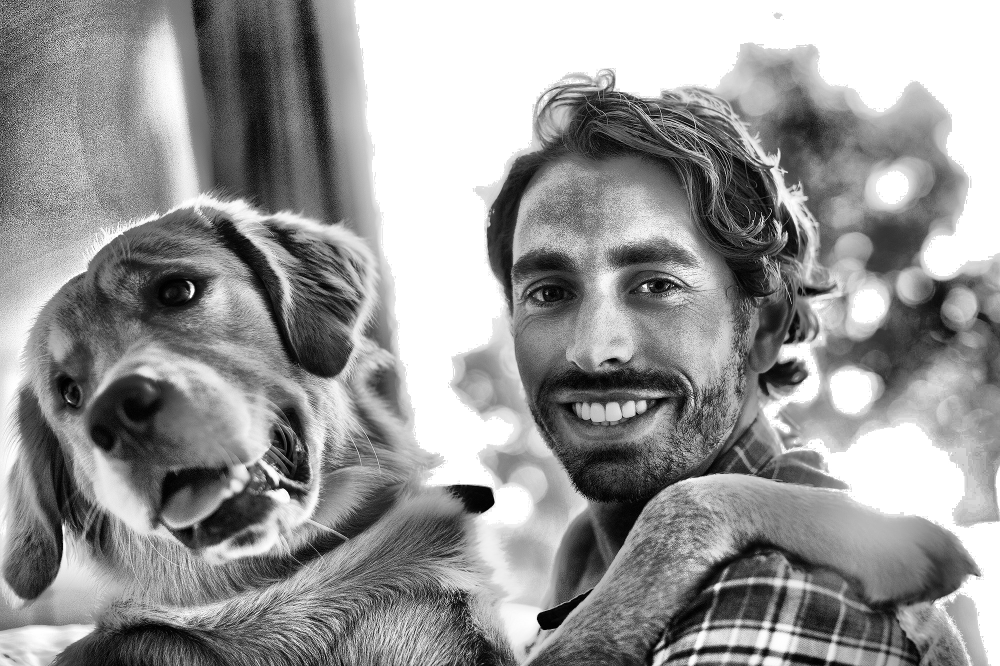
#> input picture Portfolio Project/Final Project/contrast_equalized/equal_0 2.jpg, 2000 x 1332 px, given in place of contrast_equalized, which was not available (shown at 1/2 size)
$ python main.py --images contrast_equalized
#> lines starting #> are read from the running program, lines starting #| are printed output that depends on the picture; pictures that were not available may be replaced by others from this repository, and a replacement may not be noted
"""
Karl Estes
CSC 515 Portfolio Project
Created: November 13th, 2021
Due: December 5th, 2021

Asignment Prompt
----------------
To address privacy concerns you may want to use data anonymization.  On images, this can be achieved by hiding features
that could lead to a person or personal data identification, such as the person’s facial features or a license plate number.

The goal of this project is to write algorithms for face detection and feature blurring.  Select three color images from
the web that meet the following requirements:

- Two images containing human subjects facing primarily to the front and one image with a non-human subject.
- At least one image of a human subject should contain that person’s entire body.
- At least one image should contain multiple human subjects.
- At least one image should display a person’s face far away.
- All images should vary in light illumination and color intensity.

First, using the appropriate trained cascade classifier (Links to an external site.), write one algorithm to detect the human
faces in the gray scaled versions of the original images.  Put a red boundary box around the detected face in the image in order
to see what region the classifier deemed as a human face. If expected results are not achieved on the unprocessed images, apply
processing steps before implementing the classifier for optimal results.

After the faces have been successfully detected, you will want to process only the extracted faces before detecting and applying
blurring to hide the eyes.  Although the eye classifier (Links to an external site.) is fairly accurate, it is important that all
faces are centered, rotated, and scaled so that the eyes are perfectly aligned. If expected results are not achieved, implement
more image processing for optimal eye recognition. Now, apply a blurring method to blur the eyes out in the extracted image.

Comment Anchors
---------------
I am using the Comment Anchors extension for Visual Studio Code which utilizes specific keywords
to allow for quick navigation around the file by creating sections and anchor points. Any use
of "anchor", "todo", "fixme", "stub", "note", "review", "section", "class", "function", and "link" are used in conjunction with
this extension. To trigger these keywords, they must be typed in all caps.
"""

import cv2 as cv
import argparse
import matplotlib.pyplot as plt
import numpy as np
import sys
import math
import os
import progressbar

class ImageProcessor():
    '''An object which contains processes (implemented with IOpenCV) that can be done to an image'''

    def convert_to_grayscale(self, images: list):
        '''Takes a list of images and returns a list of images converted to grayscale'''
        converted_images = []
        for img in images:
            converted_images.append(cv.cvtColor(img,cv.COLOR_BGR2GRAY))

        return converted_images

    # [121 lines left out: functions adaptive_gamma_correction, _image_agcwd, _process_bright, _process_dimmed, difference_of_gaussian, not called in this run]

    def contrast_equalization(self, images: list, clip_limit: float = 40.0, grid_size : tuple = (8,8)):
        '''Applies contrast limited adaptive histogram equalization to all images in the list'''

        equalized_images = []

        # Create CLAHE object
        clahe = cv.createCLAHE(clip_limit, grid_size)

        for img in images:
            equalized_images.append(clahe.apply(img))

        return equalized_images

    def align_eyes(self, faces_and_eyes: list):
        '''
        Aligns all faces so that eyes are horizontal

        Parameters
        ----------
        faces_and_eyes : list
            [[face, [l_eye, r_eye]], [face, [l_eye, r_eye]], ...] l_eye/r_eye = (x,y,w,h)

        Return
        ------
        # TODO - Put Return
        '''

        aligned_images = []

        for i, face in enumerate(faces_and_eyes):

            # Get Left and Right Eyes
            if face[1] != None:
                l_eye,r_eye = face[1]

                l_eye_center = (l_eye[0] + l_eye[2]//2, l_eye[1] + l_eye[3]//2)
                r_eye_center = (r_eye[0] + r_eye[2]//2, r_eye[1] + r_eye[3]//2)

                # Calculate angle of rotation
                theta_rad = math.atan2(r_eye_center[1] - l_eye_center[1], r_eye_center[0]-l_eye_center[0])
                theta_deg = math.degrees(theta_rad)

                aligned_images.append(self._rotate_image(face[0], theta_deg))
            else:
                print(f"WARNING: Unable to rotate face {i+1} due to missing eye detection")

        return aligned_images

    def _rotate_image(self, mat, angle):
        '''
        Rotates an image (angle in degrees) and expands image to avoid cropping
        Retrieved from https://stackoverflow.com/questions/43892506/opencv-python-rotate-image-without-cropping-sides
        '''

        height, width = mat.shape[:2] # image shape has 3 dimensions
        image_center = (width/2, height/2) # getRotationMatrix2D needs coordinates in reverse order (width, height) compared to shape

        rotation_mat = cv.getRotationMatrix2D(image_center, angle, 1.)
        # print(rotation_mat)

        # rotation calculates the cos and sin, taking absolutes of those.
        abs_cos = abs(rotation_mat[0,0])
        abs_sin = abs(rotation_mat[0,1])

        # find the new width and height bounds
        bound_w = int(height * abs_sin + width * abs_cos)
        bound_h = int(height * abs_cos + width * abs_sin)

        # subtract old image center (bringing image back to origo) and adding the new image center coordinates
        rotation_mat[0, 2] += bound_w/2 - image_center[0]
        rotation_mat[1, 2] += bound_h/2 - image_center[1]

        # rotate image with the new bounds and translated rotation matrix
        rotated_mat = cv.warpAffine(mat, rotation_mat, (bound_w, bound_h))
        return rotated_mat

    def scale_faces(self, faces, size=(60,70)):
        '''Takes a list of images (faces) and scales them to the provided size (w,h)'''
        scaled = []

        for face in faces:
            scaled.append(cv.resize(face, size, interpolation=cv.INTER_AREA))

        return scaled

    # [8 lines left out: function gaussian_blur_images, not called in this run]

    def blur_eyes(self, faces_and_eyes: list):
        blurred_images = []

        for i, face in enumerate(faces_and_eyes):

            # Get Left and Right Eyes
            if face[1] != None:

                l_eye,r_eye = face[1]

                x,y,w,h = l_eye
                xf = x + w
                yf = y + h

                for i in range(9):
                    face[0][y:yf,x:xf] = cv.GaussianBlur(face[0][y:yf,x:xf], (3,3), 2)

                x,y,w,h = r_eye
                xf = x + w
                yf = y + h

                for i in range(9):
                    face[0][y:yf,x:xf] = cv.GaussianBlur(face[0][y:yf,x:xf], (3,3), 2)

                blurred_images.append(face[0])

        return blurred_images


class FaceFinder():

    def __init__(self, face_cascade_path, eye_cascade_path) -> None:
        '''
        Parameters
        ----------
        face_cascade_path : string
            Path to an xml file with data for a CascadeClassifier associated with detecting faces
        eye_cascade_path : string
            Path to an xml file with data for a CascadeClassifier associated with detecting eyes
        '''
        self.face_cascade = cv.CascadeClassifier()
        self.eye_cascade = cv.CascadeClassifier()
        self.left_eye_cascade = cv.CascadeClassifier()
        self.right_eye_cascade = cv.CascadeClassifier()
        self.processor = ImageProcessor()

        if not self.face_cascade.load(face_cascade_path):
            print('--(!) ERROR loading face cascade')
            sys.exit(2)
        if not self.eye_cascade.load(eye_cascade_path):
            print('--(!) ERROR loading eye cascade')
        if not self.left_eye_cascade.load("classifiers/haarcascade_leye.xml"):
            print('--(!) ERROR loading left eye cascade')
            sys.exit(2)
        if not self.right_eye_cascade.load("classifiers/haarcascade_reye.xml"):
            print('--(!) ERROR loading right eye cascade')

    def find_faces(self, images : list, scale = 1.2, min_neighbors = 4, min_size : tuple = None):
        '''
        Find all faces and bounding boxes in each image that is provided

        Parameters
        ----------
        scale : float
            Scaling factor of image for CascadeClassifier (1.2 = 120%)
        min_neighbors : int
            How many neighbors need to be found during detection. (Higher number = harder detection)
        min_size : tuple
            Minimum size in pixels of bounding box for detected face to be considered valid

        Return
        ------
        found_faces : list of lists
            Each sublist is comprised of the original images and a list of all faces found in that image
                Each list of all faces contains a tuple, one is the cropped image and the other are the x,y,w,h coords

        [[img1, [[face1, (x,y,w,h)],[face2, (x,y,w,h)]]], [img2, ...]]
        '''

        found_faces = []

        for img in images:

            faces_in_img = []

            # Find faces
            faces = self.face_cascade.detectMultiScale(img, scale, min_neighbors, minSize=min_size)

            for face in faces:

                if args.debug:
                    print("Found a face!")

                (x,y,w,h) = face
                faceROI = img[y:y+h, x:x+w]

                faces_in_img.append([faceROI, face])

            found_faces.append([img, faces_in_img])

        return found_faces

    def find_eyes(self, faces : list, scale = 1.2, min_neighbors = 4, min_size : tuple = None):
        '''
        Find all eyes and bounding boxes in each image that is provided. Will return none if less or more than 2 eyes are detected in an image

        Parameters
        ----------
        scale : float
            Scaling factor of image for CascadeClassifier (1.2 = 120%)
        min_neighbors : int
            How many neighbors need to be found during detection. (Higher number = harder detection)
        min_size : tuple
            Minimum size in pixels of bounding box for detected face to be considered valid

        Return
        ------
        found_eyes : list of lists
            Each sublist is comprised of the face image and a list of eyes found in that image (None value if no eyes)
                Each eye list contains (x,y,w,h) for the l_eye and r_eye

        [[face, [l_eye, r_eye]], [face, [l_eye, r_eye]], ...]

        l_eye/r_eye = (x,y,w,h)
        '''
        found_eyes = []

        for face in faces:

            eyes = self.eye_cascade.detectMultiScale(face, scale, min_neighbors, minSize=min_size)

            if len(eyes) != 2: # Try Blurring
                temp = self.processor.gaussian_blur_images([face])
                eyes = self.eye_cascade.detectMultiScale(temp[0], scale, min_neighbors, minSize=min_size)

            if len(eyes) == 2:

              # Check if angle is greater than 15 degrees
                l_eye,r_eye = eyes

                if r_eye[0] < l_eye[0]:
                    r_eye, l_eye = l_eye, r_eye

                # Calculate angle of rotation
                theta_rad = math.atan2(r_eye[1] - l_eye[1], r_eye[0]-l_eye[0])
                theta_deg = math.degrees(theta_rad)
                if(theta_deg < 30):
                    found_eyes.append([face, [l_eye,r_eye]])
                else:
                    found_eyes.append([face, None])
            else:
                # Attempt left and right eyes independently
                l_eyes = self.left_eye_cascade.detectMultiScale(face, scale, min_neighbors, minSize=min_size)
                if len(l_eyes) == 0:
                    print("WARNING: Unable to detect eyes in image")
                    found_eyes.append([face, None])
                else:
                    r_eyes = self.right_eye_cascade.detectMultiScale(face,scale,min_neighbors,minSize=min_size)

                    if len(r_eyes) == 0:
                        print("WARNING: Unable to detect eyes in image")
                        found_eyes.append([face, None])
                    else:

                        l_eye = [-1,0,0,0]
                        r_eye = [-1,0,0,0]

                        for eye in l_eyes:
                            if l_eye[0] == -1:
                                l_eye = eye
                            elif eye[0] < l_eye[0]:
                                l_eye = eye

                        for eye in r_eyes:
                            if r_eye[0] == -1:
                                r_eye = eye
                            elif eye[0] > r_eye[0]:
                                l_eye = eye


                        if r_eye[0] < l_eye[0]:
                            r_eye, l_eye = l_eye, r_eye

                        # Calculate angle of rotation
                        theta_rad = math.atan2(r_eye[1] - l_eye[1], r_eye[0]-l_eye[0])
                        theta_deg = math.degrees(theta_rad)
                        if(theta_deg < 15):
                            found_eyes.append([face, [l_eye,r_eye]])
                        else:
                            print("WARNING: Unable to detect eyes in image")
                            found_eyes.append([face, None])

        return found_eyes


def load_images(paths):
    '''Attempts to load all images from the provided paths'''

    images = []

    for path in paths:
        try:
            img = cv.imread(path, 1)
#> img is the input picture: shape (1332, 2000, 3); min 0, max 255, mean 150.4
            if img is None:
                print(f"WARNING: Unable to load image at {path}")
            else:
                images.append(img)
        except:
            print(f"WARNING: Unable to load image at {path}")

    return images

# [33 lines left out: function interactive_image_viewer, not called in this run]

def save_images(images: list, name_prefix: str=None, dir: str = None, type=".jpg"):
    '''
    Saves a list of images with the specified type using OpenCV

    Parameters
    ----------
    - images : list
        The list of images that are to be saved
    - name_prefix : str
        prefix for each of the images
    - dir : str
        Path to folder to save images (default to local) (will create directory if it doesnt exist)
    - type : str
        Denotes the file type that the image will be saved as
    '''


    if images is None or len(images) == 0:
        print("ERROR: Cannot save images that don't exist")
        return

    if not (dir is None):
        is_dir = os.path.isdir(dir)

        # If folder doesn't exist, then create it.
        if not is_dir:
            os.makedirs(dir)
            print(f"Created dir={dir}")

    for i,img in enumerate(images):
        if name_prefix is None:
            cv.imwrite(os.path.join(dir, f"{i+1}{type}"), img)
        else:
            cv.imwrite(os.path.join(dir, f"{name_prefix}_{i}{type}"), img)

def _create_argparser():
    parser = argparse.ArgumentParser()

    # Paths for cascade files
    parser.add_argument('--face_cascade_path', type=str, default='classifiers/haarcascade_fontalface_default.xml',
                        help="Path to xml file containing information to be loaded into OpenCV CascadeClassifier()")
    parser.add_argument('--eye_cascade_path', type=str, default='classifiers/haarcascade_eye.xml',
                        help="Path to xml file containing information to be loaded into OpenCV CascadeClassifier()")

    # Paths for images
    parser.add_argument('-i', '--images', nargs='+', required=True, help='Individual file paths for each image you would like to load in')

    # Names for images
    parser.add_argument('--names', nargs='+', required=False, default=None, help='List of names to save each image as (NOTE: number of names should equal number of images provided)')

    # ImageProcessor() Args
    parser.add_argument('--k_size1', nargs=2, type=int, default=[3,3], metavar=('WIDTH', 'HEIGHT'), help="Two integers corresponding to size of first kernel for DOG filtering")
    parser.add_argument('--k_size2', nargs=2, type=int, default=[5,5], metavar=('WIDTH', 'HEIGHT'), help="Two integers corresponding to size of second kernel for DOG filtering")
    parser.add_argument('--sigma1', type=float, default=0, help="Sigma value for first Gaussian pass in DOG filtering")
    parser.add_argument('--sigma2', type=float, default=0, help="Sigma value for second Gaussian pass in DOG filtering")
    parser.add_argument('--clip_limit', type=float, default=40.0, help="Clip limit for contrast equalization")
    parser.add_argument('--grid_size', nargs=2, type=int, default=[8,8], metavar=('WIDTH', 'HEIGHT'), help="Two integers corresponding to grid size for contrast equalization")

    # FaceFinder() Args
    parser.add_argument('--scale_factor_face', type=float, default=1.2, help="Scale factor for face cascade classification")
    parser.add_argument('--scale_factor_eyes', type=float, default=1.2, help="Scale factor for eye cascade classification")
    parser.add_argument('--min_neighbors_face', type=int, default=4, help="Min_neighbors for face cascade classification")
    parser.add_argument('--min_neighbors_eyes', type=int, default=4, help="Min_neighbors for eye cascade classification")

    # REVIEW - Add args for min_size params?

    parser.add_argument('-d', '--debug', action='store_true', default=False, help="Add flag to enable thorough printing of program steps and information")

    return parser

def draw_boxes(image, coords: list):
    '''
    Takes an image and draws a red bounding box at all the passed coords. Returns a copy of the image with the drawn boxes
    '''
    img = np.copy(image)

    for coord in coords:
        if args.debug:
            print(f"Adding rectangle with properties (x,y,w,h)={coord} to image")
        cv.rectangle(img, (coord[0],coord[1]),(coord[0]+coord[2],coord[1]+coord[3]), (0,0,255),2)

    return img

if __name__ == "__main__":

    os.chdir(os.path.dirname(os.path.realpath(__file__)))

    parser = _create_argparser()

    args = parser.parse_args()

    # Handle conversion of lists to tuples
    args.grid_size = tuple(args.grid_size)
    args.k_size1 = tuple(args.k_size1)
    args.k_size2 = tuple(args.k_size2)

    if args.debug:
        print(f"\nStarting {sys.argv[0]} with arguments: {args}")


    # Attempt to load all images
    images = load_images(args.images)
#> images = 1 item

    if len(images) == 0:
        print("ERROR: Unable to load any images. Terminating script...")
        sys.exit(4)

    if args.debug:
        print("Image viewer for original images")
        interactive_image_viewer(images, "Unmodified Images")

    # Load image processor and face finder
    processor = ImageProcessor()
    face_finder = FaceFinder(args.face_cascade_path, args.eye_cascade_path)

    # TODO - Debug Information
    '''
    Preprocessing Pipeline
    ----------------------
    Gamma Correction -> Grayscale -> DOG -> Contrast Equalization
    '''

    # gamma_corrected = processor.adaptive_gamma_correction(images)

    # if args.debug:
    #     interactive_image_viewer(gamma_corrected, "Gamma Corrected Images")

    grayscale = processor.convert_to_grayscale(images)
#> the loop in convert_to_grayscale, `for img in images:` made 1 pass
#> grayscale = 1 item

    if args.debug:
        interactive_image_viewer(grayscale, "Grayscale Images")

    # dog = processor.difference_of_gaussian(grayscale, args.k_size1, args.sigma1, args.k_size2, args.sigma2)

    # if args.debug:
    #     interactive_image_viewer(dog, "Difference of Gaussian Images")

    equalized = processor.contrast_equalization(grayscale, args.clip_limit, args.grid_size)
#> the loop in contrast_equalization, `for img in images:` made 1 pass
#> equalized = 1 item

    if args.debug:
        interactive_image_viewer(equalized, "Constrast Equalized Images")

    # Save images
    print("Saving preprocessed images for later viewing")
    for group,prefix,dir in progressbar.progressbar([[grayscale,"gray",'grayscale'], [equalized,"equal",'contrast_equalized']]):
        save_images(group, prefix, dir)
#> this loop made 2 passes
#> (prefix, dir, is_dir in save_images) on passes 1 to 2: ('gray', 'grayscale', False), ('equal', 'contrast_equalized', True)
#> (printed output is left out)
#> pass 2, in save_images (call 2), `cv.imwrite(os.path.join(dir, f"{name_prefix}_{i}{type}"), img)`:
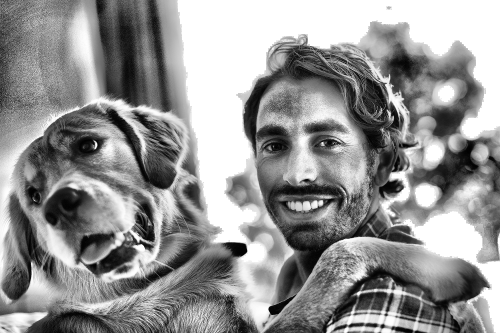
#> saved as equal_0.jpg: shape (1332, 2000) (shown at 1/4 size); min 0, max 255, mean 147.7

    # TODO - Detection Pipeline
    '''
    Detection Pipeline
    ------------------
    Find Face -> Scale -> Find Eyes -> Rotate -> Redetect -> Blur -> Crop -> Save
    '''
    # Facial Detections
    # NOTE - Add args.min_size_face if min_size arg added to argparser
    image_face_list = face_finder.find_faces(equalized, args.scale_factor_face, args.min_neighbors_face)
#> the loop in find_faces, `for img in images: ` made 1 pass
#> faces on pass 1: [[910, 339, 581, 581]]
#> image_face_list = 1 item

    # Extract found faces
    faces = []
    images_with_boxes = []
    print("Extracting faces for eye detection")
    for image in progressbar.progressbar(image_face_list):
        coords = []
        for face in image[1]:
                faces.append(face[0])
                coords.append(face[1])

        images_with_boxes.append(draw_boxes(cv.cvtColor(image[0],cv.COLOR_GRAY2BGR),coords))
#> this loop made 1 pass
#> after the loop, faces = 1 item; images_with_boxes = 1 item

    save_images(images_with_boxes,dir="detected_faces")
#> the loop in save_images (call 3), `for i,img in enumerate(images):` made 1 pass
#> pass 1, in save_images (call 3), `cv.imwrite(os.path.join(dir, f"{i+1}{type}"), img)`:
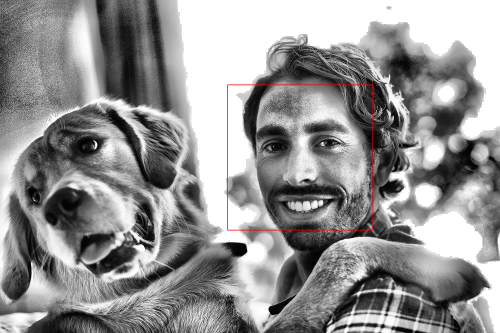
#> saved as 1.jpg: shape (1332, 2000, 3) (shown at 1/4 size); mean B, G, R 147.4, 147.4, 148

    if args.debug:
        print(f"Number of detected faces={len(faces)}")

    if args.debug:
        print("\nImage viewer for first faces detected")
        interactive_image_viewer(faces, "First Round of Face Processing")

    # Scale Faces
    faces = processor.scale_faces(faces,size=(150,150))
#> the loop in scale_faces, `for face in faces:` made 1 pass

    if args.debug:
        print("\nImage viewer for scaled faces ")
        interactive_image_viewer(faces, "Scaled Faces")

    # Find Eyes
    face_and_eyes = face_finder.find_eyes(faces, args.scale_factor_eyes, args.min_neighbors_eyes)
#> the loop in find_eyes, `for face in faces: ` made 1 pass
#> (theta_rad, theta_deg) on pass 1: (-0.04, -2.29)
#> face_and_eyes = 1 item

    # Align Images
    aligned_images = processor.align_eyes(face_and_eyes)
#> the loop in align_eyes, `for i, face in enumerate(faces_and_eyes):` made 1 pass
#> (l_eye, r_eye, l_eye_center, r_eye_center, theta_rad, theta_deg, height in _rotate_image, width in _rotate_image) on pass 1: ([29, 44, 40, 40], [79, 42, 38, 38], (49, 64), (98, 61), -0.0611, -3.5, 150, 150)
#> pass 1, in _rotate_image, `rotated_mat = cv.warpAffine(mat, rotation_mat, (bound_w, bound_h))`:
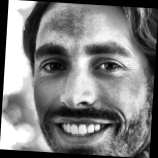
#> rotated_mat: shape (158, 158); min 0, max 255, mean 126
#> aligned_images = 1 item
#> (the rest of the program and of its run is left out)
